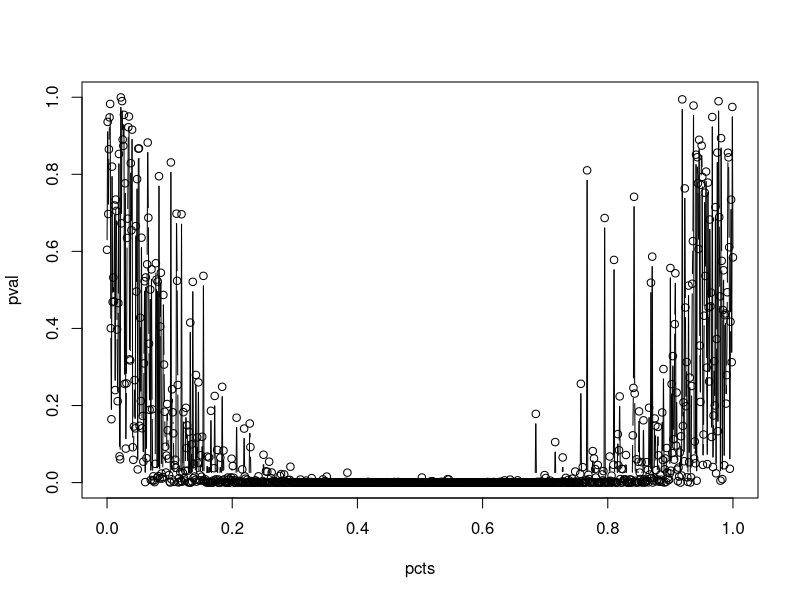
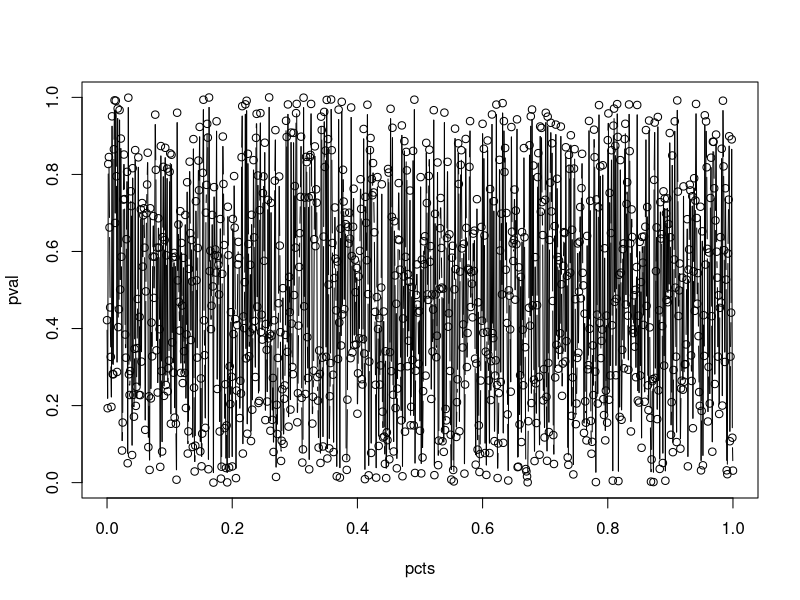

R code for these plots, in order: (Note: this script raises an error after producing the figures.)
## ---- chunk 1
set.seed(1)
y.p1 = rnorm(1e3, 3, 3)
y.p2 = rnorm(1e3, 7, 3)

x.p1 = rbinom(1e3, 1, 0.3)
x.p2 = rbinom(1e3, 1, 0.6)

summary(lm(y.p1 ~ x.p1))
summary(lm(y.p2 ~ x.p2))

pcts = seq(0, 1, 1e-3)
pval = sapply(pcts, function(pct) {
  y.all = c(sample(y.p1, pct * 1e3), sample(y.p2, (1-pct) * 1e3))
  x.all = c(sample(x.p1, pct * 1e3), sample(x.p2, (1-pct) * 1e3))
  fit = summary(lm(y.all ~ x.all))
  fit$coefficients["x.all", "Pr(>|t|)"]
})
plot(pcts, pval, type = "b")
## ---- chunk 2
pct = .5
y.all = c(sample(y.p1, pct * 1e3), sample(y.p2, (1-pct) * 1e3))
x.all = c(sample(x.p1, pct * 1e3), sample(x.p2, (1-pct) * 1e3))
index = c(rep(0, pct * 1e3), rep(1, (1-pct) * 1e3))
summary(lm(y.all ~ x.all + index))

pcts = seq(0, 1, 1e-3)
pval = sapply(pcts, function(pct) {
  y.all = c(sample(y.p1, pct * 1e3), sample(y.p2, (1-pct) * 1e3))
  x.all = c(sample(x.p1, pct * 1e3), sample(x.p2, (1-pct) * 1e3))
  index = c(rep(0, pct * 1e3), rep(1, (1-pct) * 1e3))
  fit = summary(lm(y.all ~ x.all + index))
  fit$coefficients["x.all", "Pr(>|t|)"]
})
plot(pcts, pval, type = "b")
## ---- chunk 3
svd()
## ---- chunk 4
g = c(2, 2, 1, 1, 0)
p = c(1, 1, 0, 0, 0)
cor.test(g, p)
## ---- chunk 5
library(MASS)
library(Matrix)

# make a pseudo-kinship matrix
n = 5
set.seed(3)
k = matrix(rnorm(n*n, 3, 3), n, n)
k[k <= 0] = .1
k = k / max(k)
k[upper.tri(k)] = t(k)[upper.tri(k)]
diag(k) = 1
k = nearPD(k)$mat

# y that follows the variance-covariance structure 
y <- mvrnorm(n = 1e3, mu = rep(0, n), Sigma = k)
colMeans(y)
var(y)
var(y[, 1])
var(y[, 1], y[, 2])

# the most correlated pair 
k2 = var(y)
diag(k2) = 0
which(k2 == max(k2), arr.ind = T)
cor(y[, 2], y[, 5])

# y values of the most correlated pair are more similar
y[1, ]
y[2, ]
y[3, ]
## ---- chunk 6
g = matrix(c(1, 1, 1, 0, 0,
             0, 1, 2, 1, 2,
             2, 1, 1, 0, 1,
             0, 0, 1, 2, 2,
             2, 1, 1, 0, 0,
             0, 0, 1, 1, 1,
             2, 2, 1, 1, 0), byrow = T, nrow = 7, ncol = 5)

pca = prcomp(g, scale = T)
pca$rotation

p = c(1, 1, 0, 0, 0)
summary(lm(p ~ g[7, ]))
summary(lm(p ~ pca$rotation[, 1] + g[7, ]))

svd = svd(g)
svd$v

plot(svd$v[, 2])
summary(lm(p ~ svd$v[, 2] + g[7, ]))
